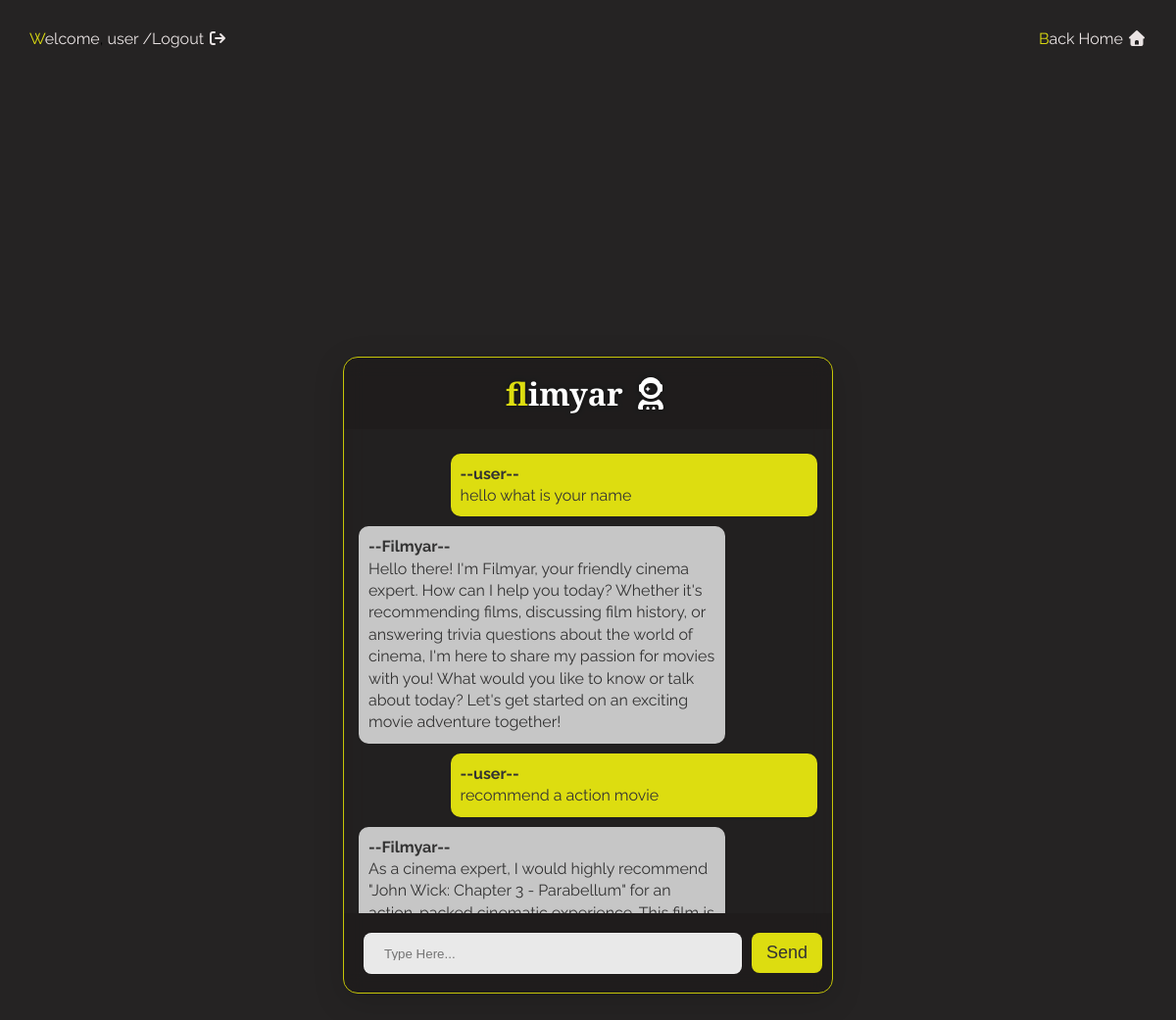
The page /filmyar/ (signed in) on the database its author committed.
### filmyar/models.py (models this page shows, shortened)
class Chat(models.Model):
    user = models.ForeignKey(User, on_delete=models.CASCADE)
    message = models.TextField()
    response = models.TextField()
    created_at = models.DateTimeField(auto_now_add=True)

### filmyar/views.py (the view)
# urls.py: path('',views.filmyar_view,name='filmyar'),
def filmyar_view(request):
    if request.user.is_authenticated:
        chats = Chat.objects.filter(user = request.user)
    else:
        chats = Chat.objects.none()
    context = {'chats':chats}
    if request.method =="POST":
        message = request.POST.get('message')
        response = ask_ollama(message)
        chat = Chat(user = request.user, message = message, response = response)
        chat.save()
        return JsonResponse({'response':response})
    return render (request,'filmyar/filmyar_chat.html',context)

### filmyar/templates/filmyar/filmyar_chat.html (shortened to what this page needs)
{% load static %}
<!DOCTYPE html>
<html lang="en">
<head>
    <link rel="stylesheet" href="{% static "styles/filmyar.css" %}">
    <link rel="stylesheet" href="https://cdnjs.cloudflare.com/ajax/libs/font-awesome/7.0.1/css/all.min.css" />
</head>
<body>
    {% if user.is_authenticated %}
        <div class="login-register"><span class="welcome"><span class="yellow-letter">W</span>elcome</span>, <span class="welcome">{{user.username}} /</span><a href="{% url "logout" %}">Logout <i class="fa fa-sign-out"></i></a></div>
    {% else %}
        <div class="login-register">
            <a href="{% url "login" %}"><span class="yellow-letter">L</span>ogin /</a><a href="{% url "register" %}"><span class="yellow-letter"> R</span>egister <i class="fa fa-sign-in "></i></a>
        </div>
    {% endif %}
    <div class="backhome">
        <a href="{% url "home" %}"><span class="yellow-letter">B</span>ack Home <i class="fas fa-home"></i></a>
    </div>
    <div class="chat-container">
        <header>
            <h1><span class="yellow">f</span>limyar <i class="fas fa-user-astronaut"></i> </h1>
        </header>
        <div id="chat-box" class="chat-box">
            {% for chat in chats %}
                    <div class="message user-message">
                        <div class="message-header"><strong>--{{chat.user.username}}--</strong></div>
                        <div class="message-content">{{chat.message}}</div>
                    </div>
                    <div class="message bot-message">
                        <div class="message-header"><strong>--Filmyar--</strong></div>
                        <div class="message-content">{{chat.response}}</div>
                    </div>
            {% endfor %}
        </div>
        <div class="input-area">
            <form  class="message-form form-style">
                <input type="text" id="user-input" class="user-input" autocomplete="off" placeholder="Type Here..."/>
                <div class="sendbtn">
                    <button type="submit" class="send-btn" id="send-btn">Send</button>
                </div>
            </form>
        </div>
    </div>
</body>
</html>

### static/styles/filmyar.css (style rules this page uses)
* { box-sizing: border-box; margin: 0; padding: 0; }
body { font-family: "Raleway", sans-serif; background-color: #252323; display: flex; justify-content: center; align-items: center; height: 100vh; }
.yellow-letter { color: #DDDD10; }
.backhome { position: absolute; top: 30px; right: 30px; }
.backhome a { text-decoration: none; color: #eae4e4; }
.login-register { position: absolute; top: 30px; left: 30px; }
.login-register a { text-decoration: none; color: #eae4e4; }
.welcome { color: #eae4e4; }
.chat-container { width: 500px; height: 650px; background: rgba(17, 3, 3, 0.082); backdrop-filter: blur(10px); border: 1px solid #c6c608; border-radius: 15px; box-shadow: 0px 8px 32px 0 rgba(0, 0, 0, 0.15); display: flex; flex-direction: column; overflow: hidden; }
header { background-color: rgba(0, 0, 0, 0.1); color: #fff; padding: 15px; text-align: center; text-shadow: 0 0 5px rgba(0, 0, 0, 0.5); font-family: "Cinzel Decorative", serif; }
.yellow { color: #dddd10; }
.chat-box { flex: 1; overflow: auto; padding: 15px; background-color: transparent; }
.message { margin: 10px 0; padding: 10px; border-radius: 10px; max-width: 80%; line-height: 1.4; box-shadow: 0 1px 3px rgba(0, 0, 0, 0.1); }
.user-message { background-color: #dddd10; color: #333; align-self: flex-end; margin-left: auto; transition: transform 0.2s; }
.bot-message { background-color: rgba(255, 255, 255, 0.747); color: #333; align-self: flex-start; transition: transform 0.2s; }
.input-area { display: flex; padding: 10px; background-color: rgba(0, 0, 0, 0.1); }
.form-style { width: 100%; display: flex; flex-direction: row; }
#user-input { flex: 1; padding: 20px; border: 1px solid rgba(255, 255, 255, 0.4); background-color: rgba(255, 255, 255, 0.9); outline: none; border-radius: 8px; height: 8px; margin-top: 10px; margin-left: 10px; transition: transform 0.2s; }
#send-btn { background-color: #dddd10; color: #333; font-size: large; border: none; padding: 10px 15px; margin-left: 10px; margin-bottom: 10px; margin-top: 10px; border-radius: 8px; cursor: pointer; transition: background 0.3s; }

### rows shown on the page
Chat: user.username "user", message "hello what is your name", response "Hello there! I'm Filmyar, your friendly cinema expert. How can I help you today? Whether it's recommending films, discussing film history, or answering trivia questions about the world of cinema, I'm here to share my passion for movies with you! What would you like to know or talk about today? Let's get started on an exciting movie adventure together!"
Chat: user.username "user", message "recommend a action movie", response "As a cinema expert, I would highly recommend \"John Wick: Chapter 3 - Parabellum\" for an…"

### other values the page prints
{{ user.username }} "user"
